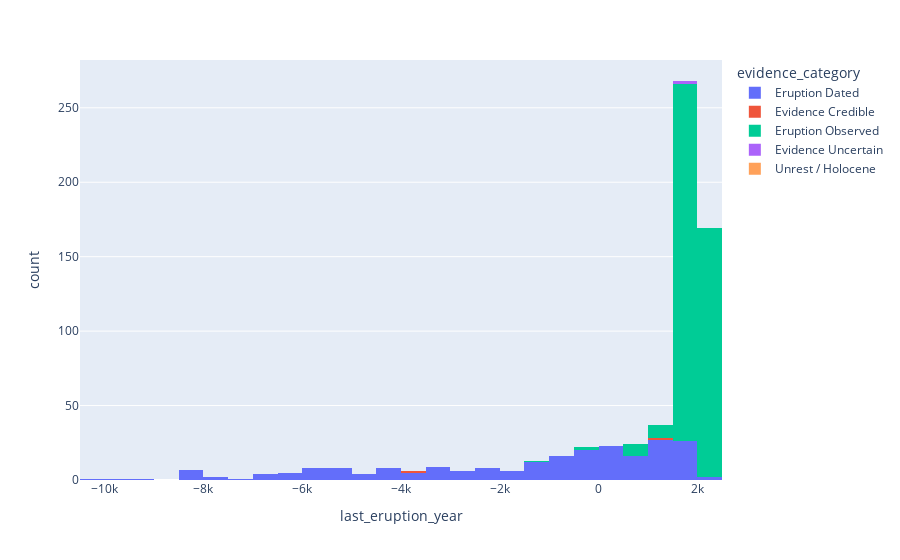

This figure's notebook cell:
### Code cell
import plotly.express as px
fig = px.histogram(volcano, x="last_eruption_year", color = "evidence_category")
fig.show()

### Figure 1 — Plotly figure (JSON) as saved in the notebook; plotly's stock layout.template omitted (floating-point values rounded to 4 significant figures; data arrays with more than 128 entries replaced by an {"elided": "..."} marker saying what was removed)
{"data": [{"alignmentgroup": "True", "bingroup": "x", "hovertemplate": "evidence_category=Eruption Dated<br>last_eruption_year=%{x}<br>count=%{y}<extra></extra>", "legendgroup": "Eruption Dated", "marker": {"color": "#636efa"}, "name": "Eruption Dated", "offsetgroup": "Eruption Dated", "orientation": "v", "showlegend": true, "type": "histogram", "x": {"elided": "226 str values"}, "xaxis": "x", "yaxis": "y"}, {"alignmentgroup": "True", "bingroup": "x", "hovertemplate": "evidence_category=Evidence Credible<br>last_eruption_year=%{x}<br>count=%{y}<extra></extra>", "legendgroup": "Evidence Credible", "marker": {"color": "#EF553B"}, "name": "Evidence Credible", "offsetgroup": "Evidence Credible", "orientation": "v", "showlegend": true, "type": "histogram", "x": {"elided": "193 str values"}, "xaxis": "x", "yaxis": "y"}, {"alignmentgroup": "True", "bingroup": "x", "hovertemplate": "evidence_category=Eruption Observed<br>last_eruption_year=%{x}<br>count=%{y}<extra></extra>", "legendgroup": "Eruption Observed", "marker": {"color": "#00cc96"}, "name": "Eruption Observed", "offsetgroup": "Eruption Observed", "orientation": "v", "showlegend": true, "type": "histogram", "x": {"elided": "428 str values"}, "xaxis": "x", "yaxis": "y"}, {"alignmentgroup": "True", "bingroup": "x", "hovertemplate": "evidence_category=Evidence Uncertain<br>last_eruption_year=%{x}<br>count=%{y}<extra></extra>", "legendgroup": "Evidence Uncertain", "marker": {"color": "#ab63fa"}, "name": "Evidence Uncertain", "offsetgroup": "Evidence Uncertain", "orientation": "v", "showlegend": true, "type": "histogram", "x": ["Unknown", "Unknown", "Unknown", "Unknown", "Unknown", "Unknown", "Unknown", "Unknown", "Unknown", "Unknown", "Unknown", "Unknown", "Unknown", "Unknown", "Unknown", "1936", "Unknown", "Unknown", "Unknown", "Unknown", "Unknown", "Unknown", "Unknown", "Unknown", "Unknown", "Unknown", "Unknown", "Unknown", "Unknown", "Unknown", "Unknown", "Unknown", "Unknown", "Unknown", "Unknown", "Unknown", "Unknown", "Unknown", "Unknown", "Unknown", "Unknown", "Unknown", "Unknown", "Unknown", "Unknown", "Unknown", "Unknown", "Unknown", "Unknown", "Unknown", "Unknown", "Unknown", "Unknown", "Unknown", "Unknown", "Unknown", "Unknown", "Unknown", "Unknown", "Unknown", "Unknown", "Unknown", "Unknown", "Unknown", "Unknown", "Unknown", "Unknown", "Unknown", "1895", "Unknown", "Unknown", "Unknown", "Unknown", "Unknown", "Unknown", "Unknown", "Unknown", "Unknown", "Unknown", "Unknown", "Unknown", "Unknown", "Unknown", "Unknown"], "xaxis": "x", "yaxis": "y"}, {"alignmentgroup": "True", "bingroup": "x", "hovertemplate": "evidence_category=Unrest / Holocene<br>last_eruption_year=%{x}<br>count=%{y}<extra></extra>", "legendgroup": "Unrest / Holocene", "marker": {"color": "#FFA15A"}, "name": "Unrest / Holocene", "offsetgroup": "Unrest / Holocene", "orientation": "v", "showlegend": true, "type": "histogram", "x": ["Unknown", "Unknown", "Unknown", "Unknown", "Unknown", "Unknown", "Unknown", "Unknown", "Unknown", "Unknown", "Unknown", "Unknown", "Unknown", "Unknown", "Unknown", "Unknown", "Unknown", "Unknown", "Unknown", "Unknown", "Unknown", "Unknown", "Unknown", "Unknown", "Unknown", "Unknown", "Unknown"], "xaxis": "x", "yaxis": "y"}], "layout": {"barmode": "relative", "legend": {"title": {"text": "evidence_category"}, "tracegroupgap": 0}, "margin": {"t": 60}, "xaxis": {"anchor": "y", "domain": [0, 1], "title": {"text": "last_eruption_year"}}, "yaxis": {"anchor": "x", "domain": [0, 1], "title": {"text": "count"}}}}
